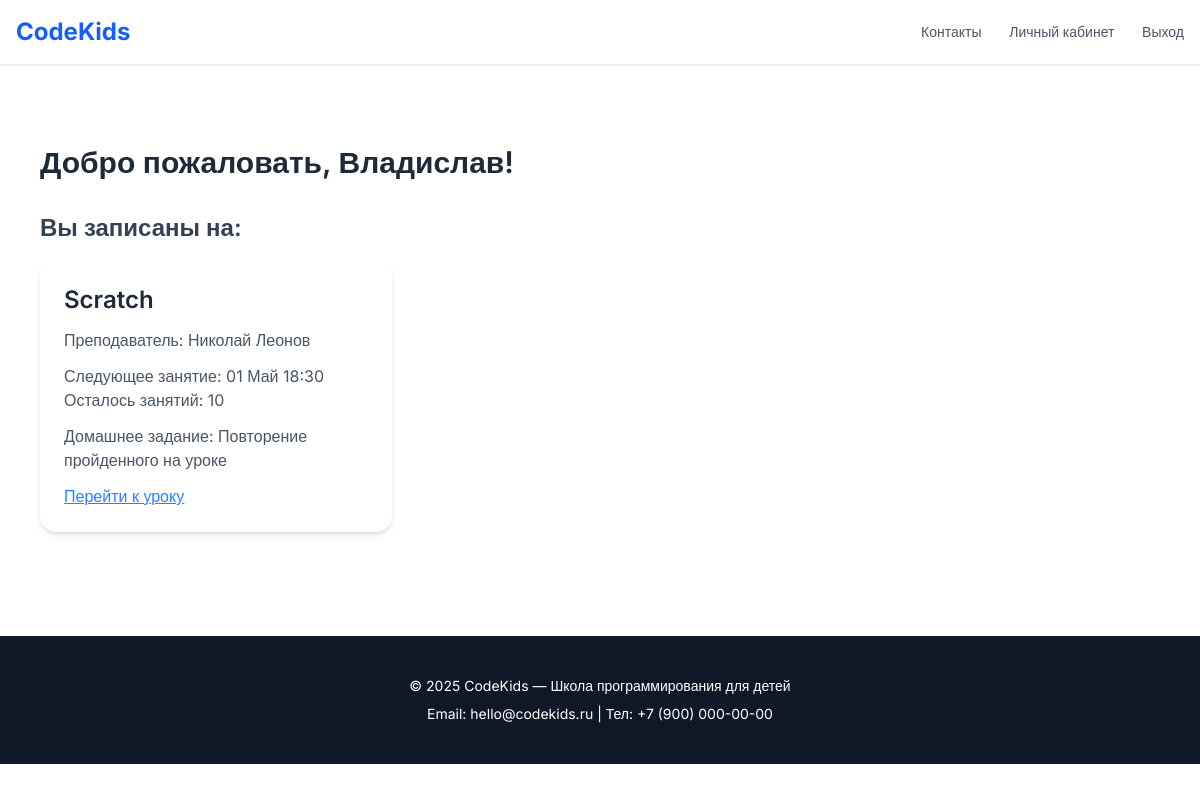
The app's page /dashboard/ (signed in), older data.
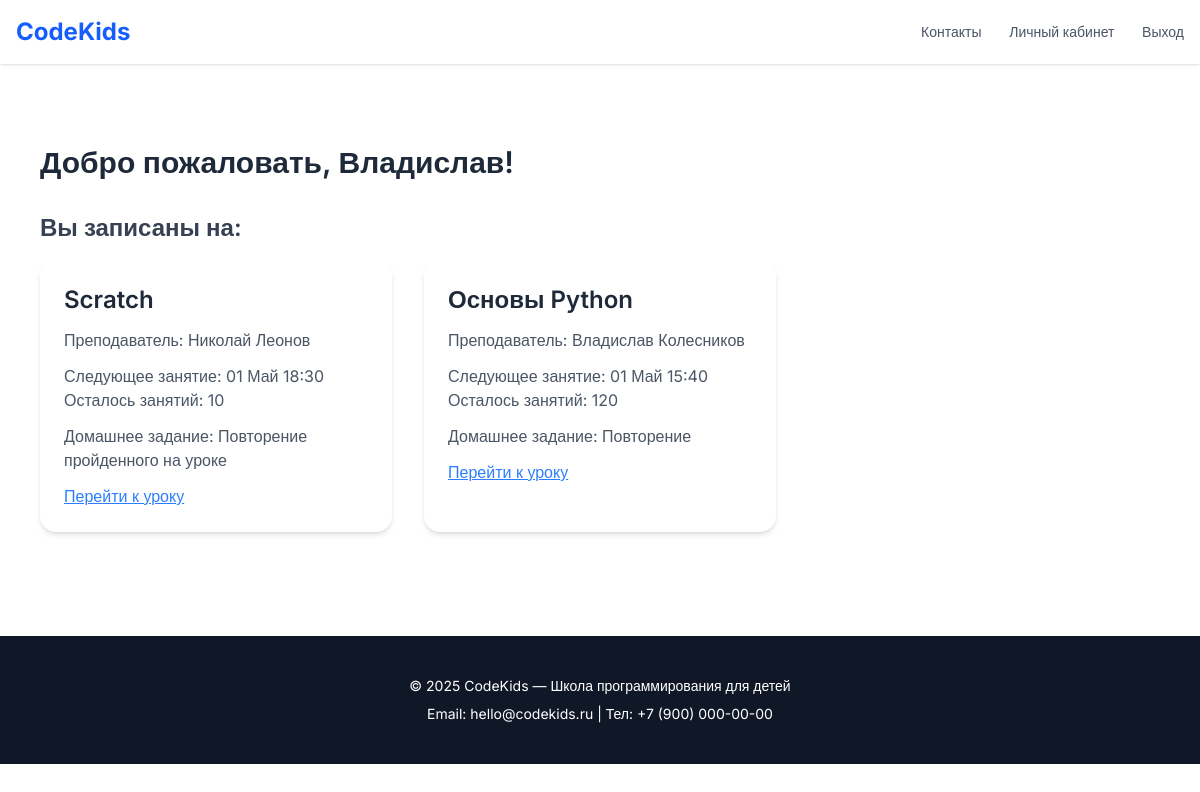
The same page, newer data.
### education/models.py (models this page shows, shortened)
class Enrollment(models.Model):
    student = models.ForeignKey(Student, on_delete=models.CASCADE, related_name='enrollments', verbose_name="Ученик")
    course = models.ForeignKey(Course, on_delete=models.CASCADE, related_name='enrollments', verbose_name="Курс")
    teacher = models.ForeignKey('Teacher', on_delete=models.SET_NULL, related_name='enrollments', null=True, blank=True, verbose_name="Преподаватель")
    date_enrolled = models.DateField(auto_now_add=True, verbose_name="Дата записи")
    is_active = models.BooleanField(default=True, verbose_name="Активна?")
    next_lesson_date = models.DateTimeField(null=True, blank=True, verbose_name="Дата следующего урока")
    meet_link = models.URLField(blank=True, verbose_name="Ссылка на урок")
    balance_lessons = models.PositiveIntegerField(default=0, verbose_name="Количество уроков")
    last_homework = models.TextField(blank=True, verbose_name="Домашнее задание")
    class Meta:
        verbose_name = "Подписка"
        verbose_name_plural = "Подписки"
        constraints = [
            models.UniqueConstraint(fields=['student', 'course'], name='unique_student_course')
        ]

class Course(models.Model):
    class Level(models.TextChoices):
        BEGINNER = 'beginner', 'Начальный'
        INTERMEDIATE = 'intermediate', 'Средний'
        ADVANCED = 'advanced', 'Продвинутый'
    title = models.CharField(max_length=200, verbose_name="Название курса")
    description = models.TextField(verbose_name="Описание курса")
    level = models.CharField(
        max_length=20,
        choices=Level.choices,
        default=Level.BEGINNER,
        verbose_name="Уровень подготовки"
    )
    duration = models.PositiveIntegerField(verbose_name="Продолжительность (занятий)")
    min_age = models.PositiveIntegerField(verbose_name="Минимальный возраст")
    is_hit = models.BooleanField(verbose_name="Отображение курса на главной", default="False")
    class Meta:
        verbose_name = "Курс"
        verbose_name_plural = "Курсы"

class Teacher(models.Model):
    email = models.EmailField(verbose_name="Электронная почта")
    first_name = models.CharField(max_length=100, verbose_name="Имя")
    last_name = models.CharField(max_length=100, verbose_name="Фамилия")
    courses = models.ManyToManyField('Course', related_name='teachers', verbose_name="Курсы")
    bio = models.TextField(verbose_name="Описание", blank=True)
    specialization = models.CharField(max_length=200, verbose_name="Специализация")
    photo = models.ImageField(upload_to='teachers_photos/', null=True, blank=True, verbose_name="Фото")
    social_links = models.JSONField(default=dict, null=True, blank=True, verbose_name="Ссылки на социальные сети")
    start_date = models.DateField(verbose_name="Дата начала работы", null=True, blank=True)
    account = models.OneToOneField(User, on_delete=models.PROTECT, null=True, blank=True, related_name='teacher')
    class Meta:
        verbose_name = "Преподаватель"
        verbose_name_plural = "Преподаватели"

### pages/views.py (the view, shortened to what this page needs)
# urls.py: path('dashboard/', dashboard, name='dashboard'),
@login_required
def dashboard(request):
    context = {}
    role = get_user_role(request.user)
    context['role'] = role
    if role == 'student':
        context['student_profile'] = request.user.student
    return render(request, 'pages/dashboard/dashboard.html', context)

### pages/views.py (called while the page is built)
def get_user_role(user):
    if hasattr(user, 'student'):
        return 'student'
    elif hasattr(user, 'teacher'):
        return 'teacher'
    else:
        return 'unknown'

### templates/pages/dashboard/dashboard.html (shortened to what this page needs)
{% extends 'base.html' %}
{% block content %}
<main>
    <section class="py-20">
        {% if role == 'student' %}
        {% include 'pages/dashboard/_student_content.html' %}
        {% elif role == 'teacher' %}
        {% include 'pages/dashboard/_teacher_content.html' %}
        {% endif %}
    </section>
</main>
{% endblock %}

### templates/pages/dashboard/_student_content.html
<div class="max-w-6xl mx-auto px-4">
    <h2 class="text-3xl font-semibold text-gray-800 mb-8">
        Добро пожаловать, {{ student_profile.first_name }}!
    </h2>
    <h3 class="text-2xl font-semibold text-gray-700 mb-4">Вы записаны на:</h3>
    <div class="grid grid-cols-1 sm:grid-cols-2 lg:grid-cols-3 gap-8">
        {% if student_profile.enrollments.all %}
        {% for enrollment in student_profile.enrollments.all %}
        <div class="bg-white rounded-2xl p-6 shadow-md mb-6">
            <h3 class="text-2xl font-semibold mb-3">{{ enrollment.course.title }}</h3>
            <p class="text-gray-600 mb-3">
                Преподаватель: {{ enrollment.teacher.first_name }} {{ enrollment.teacher.last_name }}
            </p>
            <p class="text-gray-600">Следующее занятие: {{ enrollment.next_lesson_date|date:"d M H:i" }}</p>
            <p class="text-gray-600 mb-3">Осталось занятий: {{ enrollment.balance_lessons }}</p>
            <p class="text-gray-600 mb-3">Домашнее задание: {{ enrollment.last_homework }}</p>
            <a href="{{ enrollment.meet_link }}" class="text-blue-500 underline">Перейти к уроку</a>
        </div>
        {% endfor %}
        {% else %}
        <p class="text-gray-500">Вы ещё не записаны ни на один курс.</p>
        {% endif %}
    </div>
</div>

Row changes from the older to the newer data that the page shows:
added Enrollment: course "Основы Python", teacher.first_name "Владислав", teacher.last_name "Колесников", next_lesson_date "01 Май 15:40", balance_lessons "120", last_homework "Повторение"
